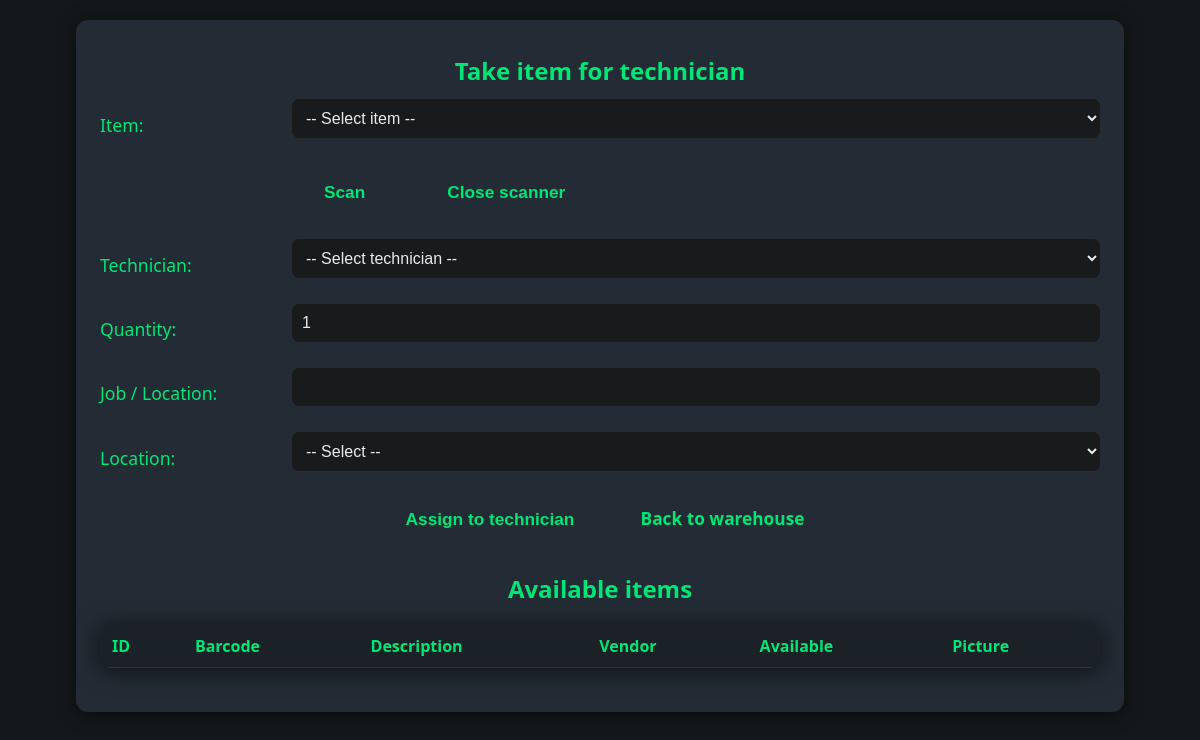
/take_item.php, run on an earlier commit of the app's database.
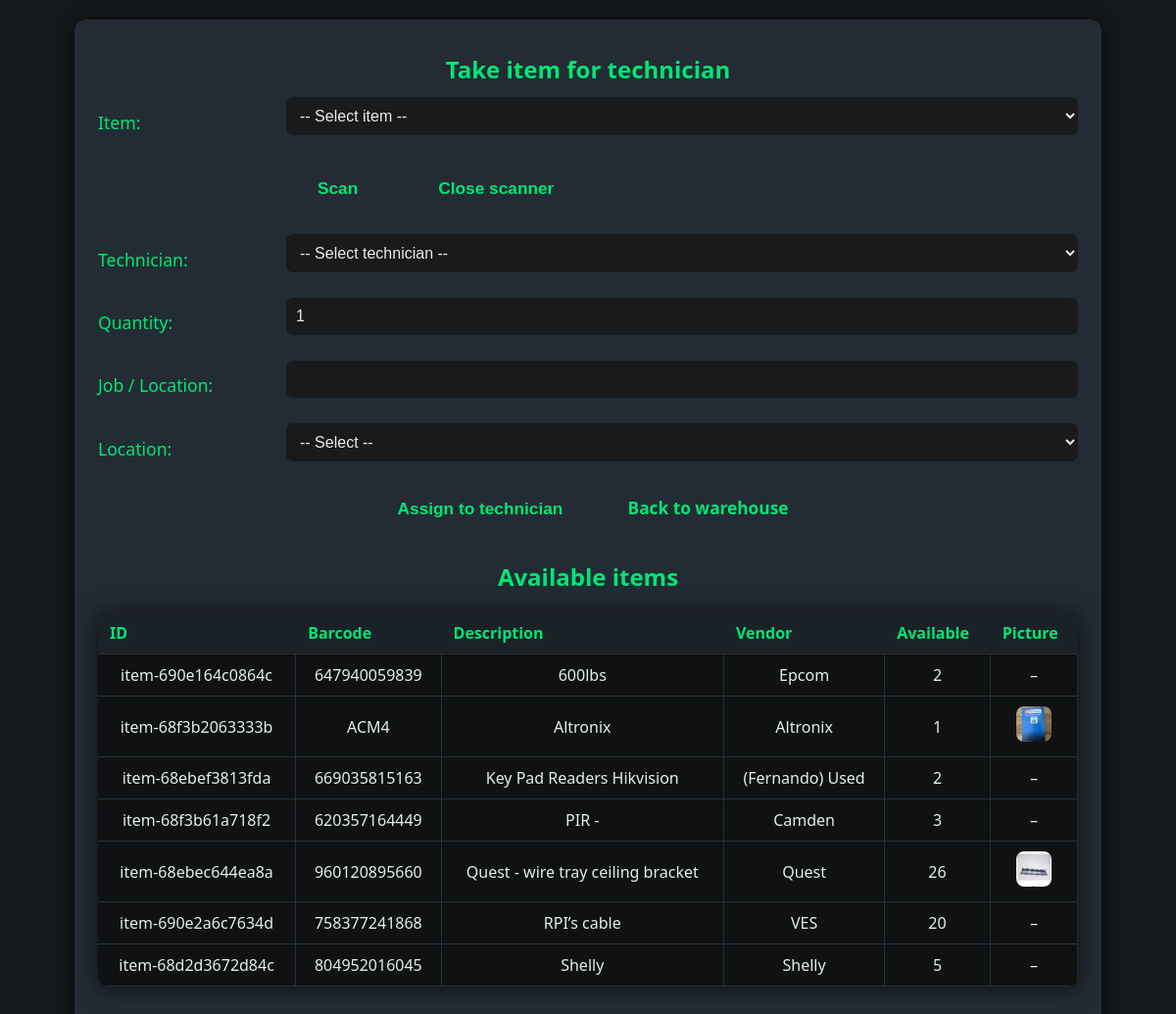
And on a later commit of the database.
### tables this page shows
CREATE TABLE items (
    id INTEGER PRIMARY KEY AUTOINCREMENT,
    item_id TEXT UNIQUE,
    barcode TEXT,
    description TEXT,
    vendor TEXT,
    quantity_received INTEGER,
    quantity_available INTEGER,
    date_received TEXT,
    storage_location TEXT,
    status TEXT DEFAULT 'Available',
    assigned_technician TEXT,
    date_deployed TEXT,
    job_location TEXT
, project TEXT, vehicle TEXT, part_number TEXT, location TEXT);

### take_item.php (the view, shortened to what this page needs)
<?php
require_once 'db.php';
$items = [];
try {
    $result = $db->query("SELECT * FROM items WHERE quantity_available > 0 ORDER BY description ASC");
    $items = $result->fetchAll(PDO::FETCH_ASSOC);
} catch (Exception $e) {
    $items = [];
}
?>
<!DOCTYPE html>
<html lang="sk">
<head>
    <link rel="stylesheet" href="assets/style.css">
</head>
<body>
    <div class="container">
        <h2>Take item for technician</h2>
        <form method="POST" id="assignForm">
            <div class="form-row">
                <label for="item_id">Item:</label>
                <select name="item_id" id="item_id" required>
                    <option value="">-- Select item --</option>
                </select>
            </div>
            <div class="form-row">
                <div class="barcode-btns">
                    <button type="button" class="btn" onclick="openScanner()">Scan</button>
                    <button type="button" class="btn" onclick="document.getElementById('qr-reader').style.display='none';">Close scanner</button>
                </div>
            </div>
            <div class="form-row">
                <label for="technician">Technician:</label>
                <select name="technician" id="technician" required>
                    <option value="">-- Select technician --</option>
                </select>
            </div>
            <div class="form-row">
                <label for="quantity">Quantity:</label>
                <input type="number" name="quantity" id="quantity" min="1" value="1" required>
            </div>
            <div class="form-row">
                <label for="job_location">Job / Location:</label>
                <input type="text" name="job_location" id="job_location">
            </div>
            <div class="form-row">
                <label for="location">Location:</label>
                <select name="location" id="location">
                    <option value="">-- Select --</option>
                </select>
            </div>
            <div style="text-align:center;margin-top:8px;">
                <button type="submit" class="btn">Assign to technician</button>
                <a href="index.php" class="btn" style="background:#232c34;color:#00e676;margin-left:8px;">Back to warehouse</a>
            </div>
        </form>
        <h2 style="margin-top:20px">Available items</h2>
        <div class="items-table">
            <table>
                <thead>
                    <tr>
                        <th>ID</th>
                        <th>Barcode</th>
                        <th>Description</th>
                        <th>Vendor</th>
                        <th>Available</th>
                        <th>Picture</th>
                    </tr>
                </thead>
                <tbody>
                <?php foreach ($items as $it): ?>
                    <tr>
                        <td data-label="ID"><?= htmlspecialchars($it['item_id']) ?></td>
                        <td data-label="Barcode"><?= htmlspecialchars($it['barcode']) ?></td>
                        <td data-label="Description"><?= htmlspecialchars($it['description']) ?></td>
                        <td data-label="Vendor"><?= htmlspecialchars($it['vendor']) ?></td>
                        <td data-label="Available"><?= htmlspecialchars($it['quantity_available']) ?></td>
                        <td data-label="Picture">
                            <?php
                            $img='';
                            foreach(['jpg','jpeg','png','gif','webp'] as $ext){
                                if(file_exists("uploads/{$it['item_id']}.$ext")){ $img="uploads/{$it['item_id']}.$ext"; break; }
                            }
                            if($img) echo "<img src=\"$img\" class=\"item-picture-thumb\" alt=\"pic\">"; else echo "–";
                            ?>
                        </td>
                    </tr>
                <?php endforeach; ?>
                </tbody>
            </table>
        </div>
    </div>
</body>
</html>

### assets/style.css (style rules this page uses)
body { background: #181a1b; color: #eaeaea; font-family: 'Segoe UI', Arial, sans-serif; margin: 0; }
h1, h2 { text-align: center; color: #00e676; margin-top: 35px; margin-bottom: 20px; }
.container { max-width: 1100px; margin: 0 auto; padding: 30px; }
.btn, button.btn { display: inline-block; background: #232c34; color: #00e676; padding: 12px 32px; margin: 0 10px 10px 0; border-radius: 8px; text-decoration: none; font-weight: 600; font-size: 1.08em; border: none; transition: background 0.2s, color 0.2s; cursor: pointer; }
table { width: 100%; margin: 20px 0; background: #24282e; border-radius: 10px; border-collapse: collapse; box-shadow: 0 2px 24px #000a; overflow: hidden; }
th, td { padding: 10px 8px; border-bottom: 1px solid #262a2e; text-align: center; }
th { background: #1a1e23; color: #00e676; font-weight: 700; }
input, select { background: #21242a; color: #f1f1f1; border: 1px solid #2c3137; border-radius: 5px; padding: 7px 12px; margin-bottom: 12px; font-size: 1em; }
label { font-size: 1.1em; font-weight: 400; margin-right: 12px; }
.form-row { margin-bottom: 18px; }

### take_item.php (style rules this page uses)
html,body { background:#14181a;color:#eaeaea;font-family:system-ui,-apple-system,Segoe UI,Roboto,Arial;margin:0;padding:0; }
.container { max-width:420px;margin:0 auto;background:#232c34;border-radius:16px;box-shadow:0 2px 18px #0008;padding:18px 10px;margin-top:14px; }
h2 { color:#00e676;text-align:center;margin:10px 0 12px; }
.form-row { display:flex;flex-direction:column;margin-bottom:14px; }
label { color:#00e676;margin-bottom:6px; }
input,select,datalist,textarea { padding:10px;border-radius:7px;border:none;background:#181a1b;color:#eaeaea; }
.barcode-btns { display:flex;gap:8px;margin-top:6px; }
.btn { background:#00e676;color:#081018;border:none;border-radius:8px;padding:10px 12px;font-weight:700;cursor:pointer; }
.item-picture-thumb { max-width:48px;max-height:48px;border-radius:8px;object-fit:cover;display:inline-block; }
.items-table { margin-top:14px; }
table { width:100%;border-collapse:collapse; }
thead,tbody,tr,th,td { display:block;width:100%; }
thead { display:none; }
tr { margin-bottom:9px;background:#232c34;border-radius:8px;padding:8px 0;box-shadow:0 1px 6px #0002; }
td { padding:6px 10px;display:block; }
td:before { content:attr(data-label);display:block;color:#00e676;font-weight:700;margin-bottom:6px; }
@media (min-width:992px) { .container { max-width:1000px;padding:24px;margin:20px auto;border-radius:12px; } }
@media (min-width:992px) { .form-row { flex-direction:row;align-items:center;gap:12px; } }
@media (min-width:992px) { .form-row label { flex:0 0 180px;margin:0; } }
@media (min-width:992px) { .form-row input,.form-row select,.form-row textarea { flex:1; } }
@media (min-width:992px) { .barcode-btns { flex:1;display:flex;justify-content:flex-start; } }
@media (min-width:992px) { table, thead, tbody, tr, th, td { display: table; width: auto; } }
@media (min-width:992px) { table { width:100%; table-layout: auto; border-collapse: separate; border-spacing: 0; } }
@media (min-width:992px) { thead { display: table-header-group; } }
@media (min-width:992px) { tbody { display: table-row-group; } }
@media (min-width:992px) { tr { display: table-row; margin:0; background:transparent; box-shadow:none; } }
@media (min-width:992px) { th, td { display: table-cell; padding:10px 12px; vertical-align:middle; border-bottom:1px solid #2b343a; white-space:nowrap; } }
@media (min-width:992px) { th { color:#00e676; font-weight:700; background:#1b2227; position:sticky; top:0; z-index:2; text-align:left; } }
@media (min-width:992px) { td { color:#e6eded; background:#0f1112; border-right:1px solid #243039; } }
@media (min-width:992px) { td:before { display:none !important; content:none !important; } }
@media (min-width:992px) { th, td { border-left:none !important; } }
@media (min-width:992px) { .item-picture-thumb { width:36px; height:36px; } }

What changed in the data, as far as the page shows it:
added items: item "item-690e164c0864c", barcode "647940059839", description "600lbs", vendor "Epcom", quantity_available "2"
added items: item "item-68f3b2063333b", barcode "ACM4", description "Altronix", vendor "Altronix", quantity_available "1", item (picture)
added items: item "item-68ebef3813fda", barcode "669035815163", description "Key Pad Readers Hikvision", vendor "(Fernando) Used", quantity_available "2"
added items: item "item-68f3b61a718f2", barcode "620357164449", description "PIR -", vendor "Camden", quantity_available "3"
added items: item "item-68ebec644ea8a", barcode "960120895660", description "Quest - wire tray ceiling bracket", vendor "Quest", quantity_available "26", item (picture)
added items: item "item-690e2a6c7634d", barcode "758377241868", description "RPI’s cable", vendor "VES", quantity_available "20"
added items: item "item-68d2d3672d84c", barcode "804952016045", description "Shelly", vendor "Shelly", quantity_available "5"
